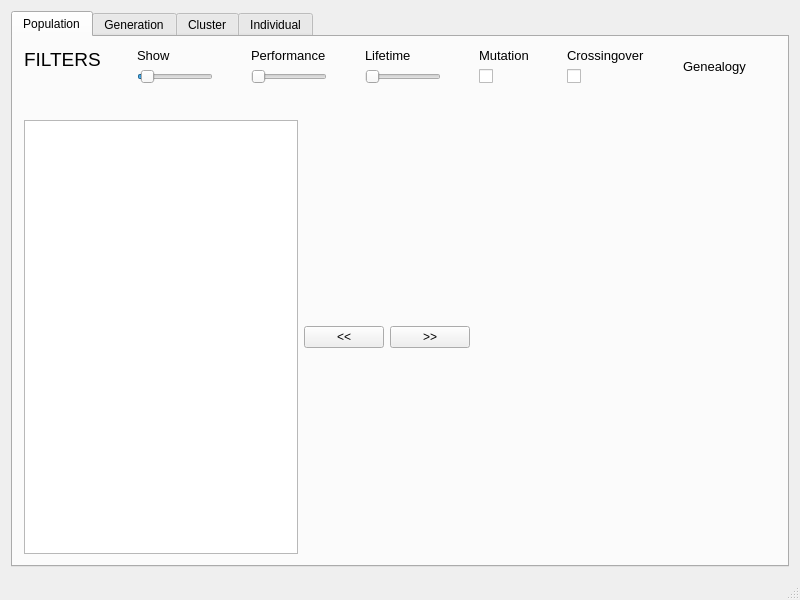
<?xml version="1.0" encoding="UTF-8"?>
<ui version="4.0">
 <class>GA_Viz</class>
 <widget class="QMainWindow" name="GA_Viz">
  <property name="enabled">
   <bool>true</bool>
  </property>
  <property name="geometry">
   <rect>
    <x>0</x>
    <y>0</y>
    <width>800</width>
    <height>600</height>
   </rect>
  </property>
  <property name="minimumSize">
   <size>
    <width>800</width>
    <height>600</height>
   </size>
  </property>
  <property name="windowTitle">
   <string>GA_Viz</string>
  </property>
  <widget class="QWidget" name="centralWidget">
   <property name="minimumSize">
    <size>
     <width>100</width>
     <height>100</height>
    </size>
   </property>
   <layout class="QGridLayout" name="gridLayout_2">
    <item row="0" column="0">
     <layout class="QGridLayout" name="gridLayout">
      <item row="0" column="0">
       <widget class="QTabWidget" name="tabWidget">
        <property name="currentIndex">
         <number>0</number>
        </property>
        <widget class="QWidget" name="tab_population">
         <attribute name="title">
          <string>Population</string>
         </attribute>
         <layout class="QGridLayout" name="gridLayout_4">
          <item row="2" column="0">
           <layout class="QGridLayout" name="mainLayoutTabPopulation">
            <item row="0" column="3">
             <layout class="QGridLayout" name="panelPopulation">
              <item row="0" column="0">
               <widget class="QLabel" name="insidePanelPopulation">
                <property name="minimumSize">
                 <size>
                  <width>300</width>
                  <height>0</height>
                 </size>
                </property>
                <property name="maximumSize">
                 <size>
                  <width>300</width>
                  <height>16777215</height>
                 </size>
                </property>
                <property name="font">
                 <font>
                  <pointsize>10</pointsize>
                 </font>
                </property>
                <property name="text">
                 <string/>
                </property>
                <property name="alignment">
                 <set>Qt::AlignCenter</set>
                </property>
               </widget>
              </item>
             </layout>
            </item>
            <item row="0" column="2">
             <widget class="QPushButton" name="hidePanelPopulation">
              <property name="enabled">
               <bool>true</bool>
              </property>
              <property name="text">
               <string>&gt;&gt;</string>
              </property>
             </widget>
            </item>
            <item row="0" column="0">
             <widget class="QTableView" name="table_population"/>
            </item>
            <item row="0" column="1">
             <widget class="QPushButton" name="showPanelPopulation">
              <property name="text">
               <string>&lt;&lt;</string>
              </property>
             </widget>
            </item>
           </layout>
          </item>
          <item row="0" column="0">
           <layout class="QHBoxLayout" name="filterPopulationLayout">
            <item>
             <widget class="QLabel" name="filterPopulationText">
              <property name="font">
               <font>
                <pointsize>14</pointsize>
               </font>
              </property>
              <property name="text">
               <string>FILTERS</string>
              </property>
              <property name="alignment">
               <set>Qt::AlignLeading|Qt::AlignLeft|Qt::AlignTop</set>
              </property>
             </widget>
            </item>
            <item>
             <spacer name="horizontalSpacer_5">
              <property name="orientation">
               <enum>Qt::Horizontal</enum>
              </property>
              <property name="sizeType">
               <enum>QSizePolicy::Fixed</enum>
              </property>
              <property name="sizeHint" stdset="0">
               <size>
                <width>30</width>
                <height>20</height>
               </size>
              </property>
             </spacer>
            </item>
            <item>
             <layout class="QVBoxLayout" name="filterPopulationShowLayout">
              <item>
               <widget class="QLabel" name="filterPopulationTextShow">
                <property name="font">
                 <font>
                  <pointsize>10</pointsize>
                  <underline>false</underline>
                 </font>
                </property>
                <property name="text">
                 <string>Show</string>
                </property>
               </widget>
              </item>
              <item>
               <widget class="QSlider" name="showPopulationSlider">
                <property name="minimum">
                 <number>6</number>
                </property>
                <property name="maximum">
                 <number>100</number>
                </property>
                <property name="value">
                 <number>11</number>
                </property>
                <property name="orientation">
                 <enum>Qt::Horizontal</enum>
                </property>
               </widget>
              </item>
             </layout>
            </item>
            <item>
             <spacer name="horizontalSpacer_2">
              <property name="orientation">
               <enum>Qt::Horizontal</enum>
              </property>
              <property name="sizeHint" stdset="0">
               <size>
                <width>40</width>
                <height>20</height>
               </size>
              </property>
             </spacer>
            </item>
            <item>
             <layout class="QVBoxLayout" name="filterPopulationPerformanceLayout">
              <item>
               <widget class="QLabel" name="filterPopulationTextPerformance">
                <property name="font">
                 <font>
                  <pointsize>10</pointsize>
                 </font>
                </property>
                <property name="text">
                 <string>Performance</string>
                </property>
               </widget>
              </item>
              <item>
               <widget class="QSlider" name="performancePopulationSlider">
                <property name="maximum">
                 <number>1000</number>
                </property>
                <property name="orientation">
                 <enum>Qt::Horizontal</enum>
                </property>
               </widget>
              </item>
             </layout>
            </item>
            <item>
             <spacer name="horizontalSpacer">
              <property name="orientation">
               <enum>Qt::Horizontal</enum>
              </property>
              <property name="sizeHint" stdset="0">
               <size>
                <width>40</width>
                <height>20</height>
               </size>
              </property>
             </spacer>
            </item>
            <item>
             <layout class="QVBoxLayout" name="filterPopulationLifetimeLayout">
              <item>
               <widget class="QLabel" name="filterPopulationTextLifetime">
                <property name="font">
                 <font>
                  <pointsize>10</pointsize>
                 </font>
                </property>
                <property name="text">
                 <string>Lifetime</string>
                </property>
               </widget>
              </item>
              <item>
               <widget class="QSlider" name="lifetimePopulationSlider">
                <property name="orientation">
                 <enum>Qt::Horizontal</enum>
                </property>
                <property name="tickPosition">
                 <enum>QSlider::NoTicks</enum>
                </property>
               </widget>
              </item>
             </layout>
            </item>
            <item>
             <spacer name="horizontalSpacer_3">
              <property name="orientation">
               <enum>Qt::Horizontal</enum>
              </property>
              <property name="sizeHint" stdset="0">
               <size>
                <width>40</width>
                <height>20</height>
               </size>
              </property>
             </spacer>
            </item>
            <item>
             <layout class="QVBoxLayout" name="filterPopulationMutationLayout">
              <item>
               <widget class="QLabel" name="filterPopulationTextMutation">
                <property name="font">
                 <font>
                  <pointsize>10</pointsize>
                 </font>
                </property>
                <property name="text">
                 <string>Mutation</string>
                </property>
               </widget>
              </item>
              <item>
               <widget class="QCheckBox" name="mutationPopulationToggle">
                <property name="font">
                 <font>
                  <pointsize>1</pointsize>
                 </font>
                </property>
                <property name="text">
                 <string/>
                </property>
               </widget>
              </item>
             </layout>
            </item>
            <item>
             <spacer name="horizontalSpacer_4">
              <property name="orientation">
               <enum>Qt::Horizontal</enum>
              </property>
              <property name="sizeHint" stdset="0">
               <size>
                <width>40</width>
                <height>20</height>
               </size>
              </property>
             </spacer>
            </item>
            <item>
             <layout class="QVBoxLayout" name="filterPopulationCrossoverLayout">
              <item>
               <widget class="QLabel" name="filterPopulationTextCrosover">
                <property name="font">
                 <font>
                  <pointsize>10</pointsize>
                 </font>
                </property>
                <property name="text">
                 <string>Crossingover</string>
                </property>
               </widget>
              </item>
              <item>
               <widget class="QCheckBox" name="crossingoverPopulationToggle">
                <property name="text">
                 <string/>
                </property>
               </widget>
              </item>
             </layout>
            </item>
            <item>
             <spacer name="horizontalSpacer_7">
              <property name="orientation">
               <enum>Qt::Horizontal</enum>
              </property>
              <property name="sizeHint" stdset="0">
               <size>
                <width>40</width>
                <height>20</height>
               </size>
              </property>
             </spacer>
            </item>
            <item>
             <widget class="QLabel" name="filterPopulationTextGenealogy">
              <property name="font">
               <font>
                <pointsize>10</pointsize>
               </font>
              </property>
              <property name="text">
               <string>Genealogy</string>
              </property>
             </widget>
            </item>
            <item>
             <spacer name="horizontalSpacer_6">
              <property name="orientation">
               <enum>Qt::Horizontal</enum>
              </property>
              <property name="sizeType">
               <enum>QSizePolicy::Fixed</enum>
              </property>
              <property name="sizeHint" stdset="0">
               <size>
                <width>30</width>
                <height>20</height>
               </size>
              </property>
             </spacer>
            </item>
            <item>
             <layout class="QVBoxLayout" name="filterPopulationGenealogyLayout"/>
            </item>
           </layout>
          </item>
          <item row="1" column="0">
           <spacer name="verticalSpacer">
            <property name="orientation">
             <enum>Qt::Vertical</enum>
            </property>
            <property name="sizeType">
             <enum>QSizePolicy::Fixed</enum>
            </property>
            <property name="sizeHint" stdset="0">
             <size>
              <width>30</width>
              <height>30</height>
             </size>
            </property>
           </spacer>
          </item>
         </layout>
        </widget>
        <widget class="QWidget" name="tab_generation">
         <attribute name="title">
          <string>Generation</string>
         </attribute>
         <layout class="QGridLayout" name="gridLayout_7">
          <item row="0" column="0">
           <layout class="QHBoxLayout" name="horizontalLayout">
            <item>
             <widget class="QLabel" name="filterGenerationText">
              <property name="font">
               <font>
                <pointsize>14</pointsize>
               </font>
              </property>
              <property name="text">
               <string>FILTERS</string>
              </property>
              <property name="alignment">
               <set>Qt::AlignLeading|Qt::AlignLeft|Qt::AlignTop</set>
              </property>
             </widget>
            </item>
            <item>
             <spacer name="horizontalSpacer_8">
              <property name="orientation">
               <enum>Qt::Horizontal</enum>
              </property>
              <property name="sizeType">
               <enum>QSizePolicy::Fixed</enum>
              </property>
              <property name="sizeHint" stdset="0">
               <size>
                <width>30</width>
                <height>20</height>
               </size>
              </property>
             </spacer>
            </item>
            <item>
             <layout class="QVBoxLayout" name="filterShowGenerationLayout">
              <item>
               <widget class="QLabel" name="filterGenerationTextShow">
                <property name="font">
                 <font>
                  <pointsize>10</pointsize>
                 </font>
                </property>
                <property name="text">
                 <string>Show</string>
                </property>
               </widget>
              </item>
              <item>
               <widget class="QSlider" name="showGenerationSlider">
                <property name="minimum">
                 <number>6</number>
                </property>
                <property name="maximum">
                 <number>100</number>
                </property>
                <property name="value">
                 <number>11</number>
                </property>
                <property name="orientation">
                 <enum>Qt::Horizontal</enum>
                </property>
               </widget>
              </item>
             </layout>
            </item>
            <item>
             <spacer name="horizontalSpacer_9">
              <property name="orientation">
               <enum>Qt::Horizontal</enum>
              </property>
              <property name="sizeHint" stdset="0">
               <size>
                <width>40</width>
                <height>20</height>
               </size>
              </property>
             </spacer>
            </item>
            <item>
             <layout class="QVBoxLayout" name="filterPerformanceGenerationLayout">
              <item>
               <widget class="QLabel" name="filterGenerationTextPerformance">
                <property name="font">
                 <font>
                  <pointsize>10</pointsize>
                 </font>
                </property>
                <property name="text">
                 <string>Performance</string>
                </property>
               </widget>
              </item>
              <item>
               <widget class="QSlider" name="performanceGenerationSlider">
                <property name="maximum">
                 <number>1000</number>
                </property>
                <property name="orientation">
                 <enum>Qt::Horizontal</enum>
                </property>
               </widget>
              </item>
             </layout>
            </item>
            <item>
             <spacer name="horizontalSpacer_11">
              <property name="orientation">
               <enum>Qt::Horizontal</enum>
              </property>
              <property name="sizeHint" stdset="0">
               <size>
                <width>40</width>
                <height>20</height>
               </size>
              </property>
             </spacer>
            </item>
            <item>
             <layout class="QVBoxLayout" name="filterMutationLayout">
              <item>
               <widget class="QLabel" name="filterGenerationTextMutation">
                <property name="font">
                 <font>
                  <pointsize>10</pointsize>
                 </font>
                </property>
                <property name="text">
                 <string>Mutation</string>
                </property>
               </widget>
              </item>
              <item>
               <widget class="QCheckBox" name="mutationGenerationToggle">
                <property name="text">
                 <string/>
                </property>
               </widget>
              </item>
             </layout>
            </item>
            <item>
             <spacer name="horizontalSpacer_12">
              <property name="orientation">
               <enum>Qt::Horizontal</enum>
              </property>
              <property name="sizeHint" stdset="0">
               <size>
                <width>40</width>
                <height>20</height>
               </size>
              </property>
             </spacer>
            </item>
            <item>
             <layout class="QVBoxLayout" name="filterCrossingoverLayout">
              <item>
               <widget class="QLabel" name="filterGenerationTextCrossingover">
                <property name="font">
                 <font>
                  <pointsize>10</pointsize>
                 </font>
                </property>
                <property name="text">
                 <string>Crossingover</string>
                </property>
               </widget>
              </item>
              <item>
               <widget class="QCheckBox" name="crossingoverGenerationToggle">
                <property name="text">
                 <string/>
                </property>
               </widget>
              </item>
             </layout>
            </item>
            <item>
             <spacer name="horizontalSpacer_10">
              <property name="orientation">
               <enum>Qt::Horizontal</enum>
              </property>
              <property name="sizeType">
               <enum>QSizePolicy::Fixed</enum>
              </property>
              <property name="sizeHint" stdset="0">
               <size>
                <width>30</width>
                <height>20</height>
               </size>
              </property>
             </spacer>
            </item>
           </layout>
          </item>
          <item row="2" column="0">
           <layout class="QGridLayout" name="mainLayoutTabGeneration">
            <item row="0" column="2">
             <widget class="QPushButton" name="hidePanelGeneration">
              <property name="text">
               <string>&gt;&gt;</string>
              </property>
             </widget>
            </item>
            <item row="0" column="1">
             <widget class="QPushButton" name="showPanelGeneration">
              <property name="text">
               <string>&lt;&lt;</string>
              </property>
             </widget>
            </item>
            <item row="0" column="0">
             <widget class="QTableView" name="table_generation">
              <property name="verticalScrollBarPolicy">
               <enum>Qt::ScrollBarAlwaysOff</enum>
              </property>
             </widget>
            </item>
            <item row="0" column="3">
             <layout class="QGridLayout" name="panelGeneration">
              <item row="0" column="0">
               <widget class="QLabel" name="insidePanelGeneration">
                <property name="minimumSize">
                 <size>
                  <width>300</width>
                  <height>0</height>
                 </size>
                </property>
                <property name="maximumSize">
                 <size>
                  <width>300</width>
                  <height>16777215</height>
                 </size>
                </property>
                <property name="text">
                 <string/>
                </property>
               </widget>
              </item>
             </layout>
            </item>
           </layout>
          </item>
          <item row="1" column="0">
           <spacer name="verticalSpacer_2">
            <property name="orientation">
             <enum>Qt::Vertical</enum>
            </property>
            <property name="sizeType">
             <enum>QSizePolicy::Fixed</enum>
            </property>
            <property name="sizeHint" stdset="0">
             <size>
              <width>20</width>
              <height>30</height>
             </size>
            </property>
           </spacer>
          </item>
         </layout>
        </widget>
        <widget class="QWidget" name="tab_cluster">
         <attribute name="title">
          <string>Cluster</string>
         </attribute>
         <layout class="QGridLayout" name="gridLayout_9">
          <item row="0" column="0">
           <layout class="QGridLayout" name="mainLayoutTabCluster">
            <item row="0" column="0">
             <widget class="QTableView" name="table_cluster">
              <property name="font">
               <font>
                <pointsize>9</pointsize>
                <weight>50</weight>
                <bold>false</bold>
               </font>
              </property>
             </widget>
            </item>
            <item row="0" column="2">
             <widget class="QPushButton" name="hidePanelCluster">
              <property name="text">
               <string>&gt;&gt;</string>
              </property>
             </widget>
            </item>
            <item row="0" column="3">
             <layout class="QGridLayout" name="panelCluster">
              <item row="0" column="0">
               <widget class="QLabel" name="insidePanelCluster">
                <property name="minimumSize">
                 <size>
                  <width>300</width>
                  <height>0</height>
                 </size>
                </property>
                <property name="maximumSize">
                 <size>
                  <width>300</width>
                  <height>16777215</height>
                 </size>
                </property>
                <property name="font">
                 <font>
                  <pointsize>10</pointsize>
                 </font>
                </property>
                <property name="text">
                 <string/>
                </property>
                <property name="alignment">
                 <set>Qt::AlignCenter</set>
                </property>
               </widget>
              </item>
             </layout>
            </item>
            <item row="0" column="1">
             <widget class="QPushButton" name="showPanelCluster">
              <property name="text">
               <string>&lt;&lt;</string>
              </property>
             </widget>
            </item>
           </layout>
          </item>
         </layout>
        </widget>
        <widget class="QWidget" name="tab_individual">
         <attribute name="title">
          <string>Individual</string>
         </attribute>
        </widget>
       </widget>
      </item>
     </layout>
    </item>
   </layout>
  </widget>
  <widget class="QStatusBar" name="statusBar"/>
 </widget>
 <layoutdefault spacing="6" margin="11"/>
 <resources/>
 <connections/>
</ui>
